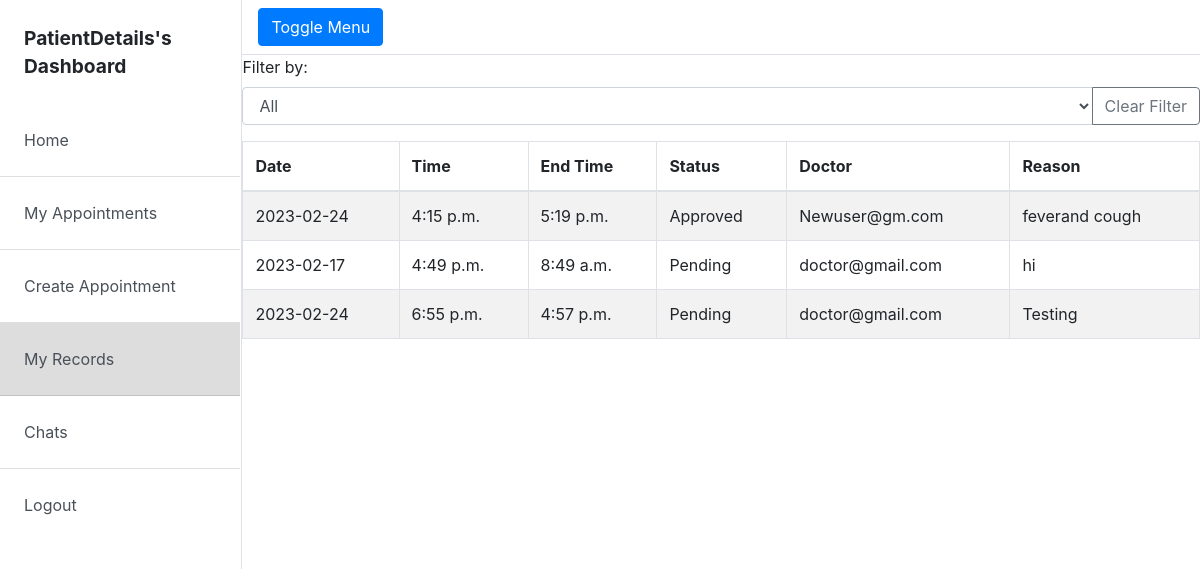
The page /my-records/ (signed in) on the database its author committed.
### Hospital_Management/models.py (models this page shows, shortened)
class Appointment(models.Model):
    next_hour = datetime.datetime.now() + datetime.timedelta(hours=1)
    stats = [
        ('P', 'Pending'),
        ('A', 'Approved'),
        ('C', 'Completed')
    ]
    reason = models.TextField()
    date = models.DateField()
    start_time = models.TimeField()
    end_time = models.TimeField(default=next_hour.time())
    patient = models.ForeignKey('PatientDetails', on_delete=models.CASCADE)
    assigned_doctor = models.ForeignKey(Doctor, on_delete=models.CASCADE)
    status = models.CharField(max_length=10, choices=stats, default='P')
    class Meta:
        ordering = ['start_time']

class Doctor(models.Model):
    name = models.OneToOneField(Staff, on_delete=models.CASCADE, primary_key=True)
    specialization = models.ManyToManyField('Specialization')
    def __str__(self):
        return str(self.name)

class Staff(models.Model):
    staff = models.OneToOneField(User, on_delete=models.CASCADE, primary_key=True, related_name='owner')
    mobile = models.IntegerField()
    role = models.ForeignKey(StaffRank, on_delete=models.CASCADE)
    def __str__(self):
        return str(self.staff)

class User(AbstractBaseUser, PermissionsMixin):
    email = models.EmailField(unique=True, null=True, db_index=True, verbose_name='email address', max_length=255)
    is_staff = models.BooleanField(default=False)
    is_patient = models.BooleanField(default=False)
    is_active = models.BooleanField(default=True)
    is_admin = models.BooleanField(default=False)
    firstname = models.CharField(max_length=30)
    lastname = models.CharField(max_length=30)
    is_superuser = models.BooleanField(default=False)
    REQUIRED_FIELDS = []
    USERNAME_FIELD = 'email'
    objects = MyUserManager()
    def __str__(self):
        return self.email

### Hospital_Management/views.py (the view)
# urls.py: path('my-records/', MyAppointmentRecord.as_view(), name='my-records'),
class MyAppointmentRecord(LoginRequiredMixin, UserPassesTestMixin, generic.ListView):
    context_object_name = 'patient'
    template_name = 'patient_templates/myrecord.html'
    context_object_name = 'appointment_history'
    def test_func(self):
        if models.PatientDetails.objects.filter(patient=self.request.user):
            return True
        return False
    def get_queryset(self):
        qs = models.Appointment.objects.filter(patient__patient=self.request.user)
        return qs
    def get_context_data(self, *, object_list=None, **kwargs):
        context = super(MyAppointmentRecord, self).get_context_data(**kwargs)
        context['filter_form'] = AppointmentFilterForm
        return context

### Hospital_Management_App/context_processors.py (called while the page is built)
def has_group(user, group_name):
    group = Group.objects.get(name=group_name)
    return True if group in user.groups.all() else False

def base_template(request):
    user = request.user
    templates = {}
    if user.is_authenticated:
        if has_group(user, 'Admin'):
            templates['base'] = 'base/base.html'
            templates['home'] = 'doctordashboard.html'
        elif has_group(user, 'Receptionist'):
            templates['base'] = 'base/receptionistbase.html'
            templates['home'] = 'receptionistDashBoard.html'
        elif has_group(user, 'Patients'):
            templates['base'] = 'base/patientdashbase.html'
            templates['home'] = 'receptionistDashBoard.html'
        elif has_group(user, 'Doctors'):
            templates['base'] = 'base/doctordashbase.html'
            templates['home'] = 'receptionistDashBoard.html'
    return {'templates': templates}

### Hospital_Management/templates/patient_templates/myrecord.html (shortened to what this page needs)
{% extends templates.base %}
{% block content %}
  <head>
  </head>
  <body>
    <div class="form-group">
  <label for="filter-select">Filter by:</label>
  <div class="input-group">
    <select class="form-control" id="filter-select">
      <option value="all">All</option>
    </select>
    <div class="input-group-append">
      <button class="btn btn-outline-secondary" type="button" id="clear-filter">Clear Filter</button>
    </div>
  </div>
</div>
<table class="table table-striped table-bordered">
  <thead>
    <tr>
      <th>Date</th>
      <th>Time</th>
      <th>End Time</th>
      <th>Status</th>
      <th>Doctor</th>
      <th>Reason</th>
    </tr>
  </thead>
  <tbody class="appointment-rows">
    {% for appointment in appointment_history %}
    <tr>
      <td>{{ appointment.date|date:"Y-m-d"  }}</td>
      <td>{{ appointment.start_time }}</td>
      <td>{{ appointment.end_time }}</td>
      <td>{{ appointment.get_status_display }}</td>
      <td>{{ appointment.assigned_doctor }}</td>
      <td>{{ appointment.reason }}</td>
    </tr>
    {% empty %}
    <tr>
      <td colspan="6">No appointments found.</td>
    </tr>
    {% endfor %}
  </tbody>
</table>
  </body>
  {% endblock%}

### Hospital_Management/templates/base/patientdashbase.html (shortened to what this page needs)
<!DOCTYPE html>
{% load static %}
<html lang="en">
<head>
    <link rel="stylesheet" href="https://cdnjs.cloudflare.com/ajax/libs/font-awesome/5.14.0/css/all.min.css" />
    <link rel="stylesheet" href="https://cdn.jsdelivr.net/npm/bootstrap@4.5.3/dist/css/bootstrap.min.css">
    <link rel="stylesheet" href="//maxcdn.bootstrapcdn.com/font-awesome/4.3.0/css/font-awesome.min.css">
    <link rel="stylesheet" href="https://cdn.jsdelivr.net/npm/tailwindcss/dist/tailwind.min.css">
  <link rel="stylesheet" href="https://stackpath.bootstrapcdn.com/bootstrap/4.5.0/css/bootstrap.min.css">
    <link rel="stylesheet" href="https://cdnjs.cloudflare.com/ajax/libs/font-awesome/5.14.0/css/all.min.css" />
</head>
<body>
 <div class="d-flex" id="wrapper">
    <div class="bg-white border-right" id="sidebar-wrapper">
      <div class="sidebar-heading p-4 font-bold text-xl">PatientDetails's Dashboard</div>
      <div class="list-group list-group-flush" id="sidebar-links">
        <a href="{% url 'home' %}" class="list-group-item list-group-item-action p-4 hover:bg-gray-300">Home</a>
        <a href="{% url 'my-appointments' %}" class="list-group-item list-group-item-action  p-4 hover:bg-gray-300" id="my-appointments">My Appointments</a>
        <a href="{% url 'create-appointment' %}" class="list-group-item list-group-item-action p-4 hover:bg-gray-300" id="create-appointment">Create Appointment</a>
        <a href="{% url 'my-records' %}" class="list-group-item list-group-item-action p-4 hover:bg-gray-300" id="my-records">My Records</a>
        <a href="{% url 'messaging:home' %}" class="list-group-item list-group-item-action bg-white p-4 hover:bg-gray-300">Chats</a>
        <a href="{% url 'logout' %}" class="list-group-item list-group-item-action p-4 hover:bg-gray-300">Logout</a>
      </div>
    </div>
      <div id="page-content-wrapper">
          <nav class="navbar navbar-expand-lg navbar-light bg-white border-bottom">
            <button class="btn btn-primary" id="menu-toggle">Toggle Menu</button>
          </nav>
          {% block content %}
{% endblock %}
      </div>
 </div>
</body>
</html>

### Hospital_Management/templates/base/patientdashbase.html (style rules this page uses)
#wrapper { width: 100%; overflow-x: hidden; }
#sidebar-wrapper { min-height: 100vh; margin-left: -15rem; -webkit-transition: margin .25s ease-out; -moz-transition: margin .25s ease-out; -o-transition: margin .25s ease-out; transition: margin .25s ease-out; }
#sidebar-wrapper .sidebar-heading { padding: 0.875rem 1.25rem; font-size: 1.2rem; }
#sidebar-wrapper .list-group { width: 15rem; }
#page-content-wrapper { width: 100%; margin-left: 0; }
@media (min-width: 768px) { #sidebar-wrapper { margin-left: 0; } }
@media (min-width: 768px) { #page-content-wrapper { min-width: 0; width: 100%; } }
#sidebar-links a.current { background-color: #ddd; display: block; }

### rows shown on the page
Appointment: date "2023-02-24", start_time "4:15 p.m.", end_time "5:19 p.m.", status "Approved", assigned_doctor "Newuser@gm.com", reason "feverand cough"
Appointment: date "2023-02-17", start_time "4:49 p.m.", end_time "8:49 a.m.", status "Pending", assigned_doctor "doctor@gmail.com", reason "hi"
Appointment: date "2023-02-24", start_time "6:55 p.m.", end_time "4:57 p.m.", status "Pending", assigned_doctor "doctor@gmail.com", reason "Testing"
